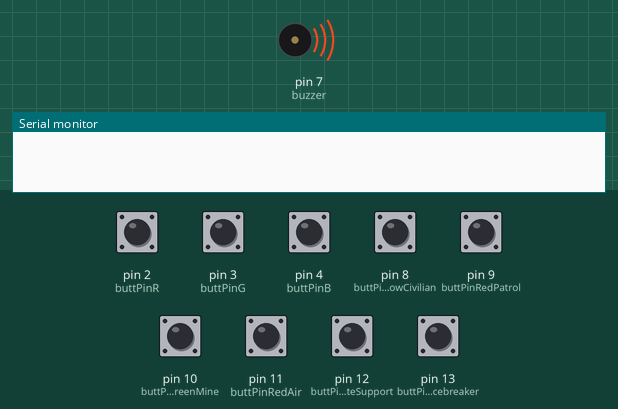
Bench run of a sketch on a simulated Arduino Uno, built with avr-gcc and run on an emulated ATmega328P. Parts: buzzer (waves = sounding), the last lines printed to the serial monitor. The test bench sets the inputs (shaded band); at power-on: pin 2 (buttPinR), pin 3 (buttPinG), pin 4 (buttPinB), pin 8 (buttPinYellowCivilian), pin 9 (buttPinRedPatrol), pin 10 (buttPinGreenMine), pin 11 (buttPinRedAir), pin 12 (buttPinWhiteSupport), pin 13 (buttPinBlueIcebreaker) HIGH.

Above: at 0.8 s.
1.3 s: pin 2 (buttPinR) pulled LOW for 0.15 s
At 1.77 s:
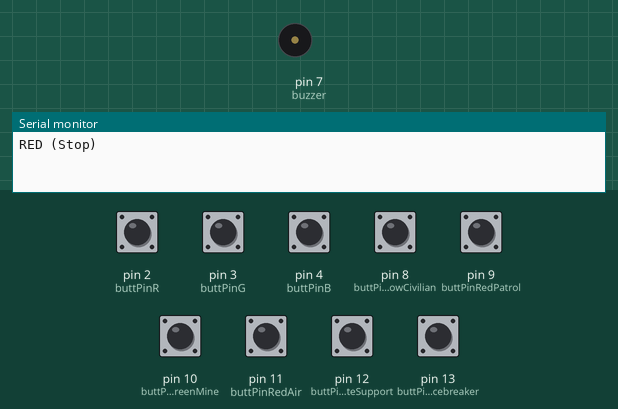
4.4 s: pin 3 (buttPinG) pulled LOW for 0.15 s
7.4 s: pin 4 (buttPinB) pulled LOW for 0.15 s
10.4 s: pin 8 (buttPinYellowCivilian) pulled LOW for 0.15 s
13.4 s: pin 9 (buttPinRedPatrol) pulled LOW for 0.15 s
16.3 s: pin 10 (buttPinGreenMine) pulled LOW for 0.15 s
Timing chart, 0 to 20.3 s (numbered marks = the images above; inputs shaded):
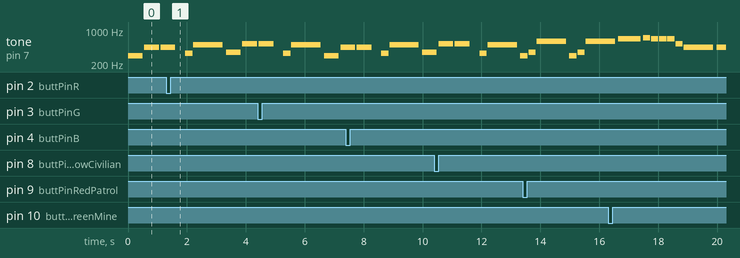

The sketch:

UNO_R4_allControls.ino
```cpp
/* Song of storms - Legend of Zelda
  Fixed for "Multitasking" (Buttons work while music plays)
*/

#define NOTE_B0  31
#define NOTE_C1  33
#define NOTE_CS1 35
#define NOTE_D1  37
#define NOTE_DS1 39
#define NOTE_E1  41
#define NOTE_F1  44
#define NOTE_FS1 46
#define NOTE_G1  49
#define NOTE_GS1 52
#define NOTE_A1  55
#define NOTE_AS1 58
#define NOTE_B1  62
#define NOTE_C2  65
#define NOTE_CS2 69
#define NOTE_D2  73
#define NOTE_DS2 78
#define NOTE_E2  82
#define NOTE_F2  87
#define NOTE_FS2 93
#define NOTE_G2  98
#define NOTE_GS2 104
#define NOTE_A2  110
#define NOTE_AS2 117
#define NOTE_B2  123
#define NOTE_C3  131
#define NOTE_CS3 139
#define NOTE_D3  147
#define NOTE_DS3 156
#define NOTE_E3  165
#define NOTE_F3  175
#define NOTE_FS3 185
#define NOTE_G3  196
#define NOTE_GS3 208
#define NOTE_A3  220
#define NOTE_AS3 233
#define NOTE_B3  247
#define NOTE_C4  262
#define NOTE_CS4 277
#define NOTE_D4  294
#define NOTE_DS4 311
#define NOTE_E4  330
#define NOTE_F4  349
#define NOTE_FS4 370
#define NOTE_G4  392
#define NOTE_GS4 415
#define NOTE_A4  440
#define NOTE_AS4 466
#define NOTE_B4  494
#define NOTE_C5  523
#define NOTE_CS5 554
#define NOTE_D5  587
#define NOTE_DS5 622
#define NOTE_E5  659
#define NOTE_F5  698
#define NOTE_FS5 740
#define NOTE_G5  784
#define NOTE_GS5 831
#define NOTE_A5  880
#define NOTE_AS5 932
#define NOTE_B5  988
#define NOTE_C6  1047
#define NOTE_CS6 1109
#define NOTE_D6  1175
#define NOTE_DS6 1245
#define NOTE_E6  1319
#define NOTE_F6  1397
#define NOTE_FS6 1480
#define NOTE_G6  1568
#define NOTE_GS6 1661
#define NOTE_A6  1760
#define NOTE_AS6 1865
#define NOTE_B6  1976
#define NOTE_C7  2093
#define NOTE_CS7 2217
#define NOTE_D7  2349
#define NOTE_DS7 2489
#define NOTE_E7  2637
#define NOTE_F7  2794
#define NOTE_FS7 2960
#define NOTE_G7  3136
#define NOTE_GS7 3322
#define NOTE_A7  3520
#define NOTE_AS7 3729
#define NOTE_B7  3951
#define NOTE_C8  4186
#define NOTE_CS8 4435
#define NOTE_D8  4699
#define NOTE_DS8 4978
#define REST      0

int tempo = 108;
int buzzer = 7;

int melody[] = {
  NOTE_D4,4, NOTE_A4,4, NOTE_A4,4,
  REST,8, NOTE_E4,8, NOTE_B4,2,
  NOTE_F4,4, NOTE_C5,4, NOTE_C5,4,
  REST,8, NOTE_E4,8, NOTE_B4,2,
  NOTE_D4,4, NOTE_A4,4, NOTE_A4,4,
  REST,8, NOTE_E4,8, NOTE_B4,2,
  NOTE_F4,4, NOTE_C5,4, NOTE_C5,4,
  REST,8, NOTE_E4,8, NOTE_B4,2,
  NOTE_D4,8, NOTE_F4,8, NOTE_D5,2,

  NOTE_D4,8, NOTE_F4,8, NOTE_D5,2,
  NOTE_E5,-4, NOTE_F5,8, NOTE_E5,8, NOTE_E5,8,
  NOTE_E5,8, NOTE_C5,8, NOTE_A4,2,
  NOTE_A4,4, NOTE_D4,4, NOTE_F4,8, NOTE_G4,8,
  NOTE_A4,-2,
  NOTE_A4,4, NOTE_D4,4, NOTE_F4,8, NOTE_G4,8,
  NOTE_E4,-2,
  NOTE_D4,8, NOTE_F4,8, NOTE_D5,2,
  NOTE_D4,8, NOTE_F4,8, NOTE_D5,2,

  NOTE_E5,-4, NOTE_F5,8, NOTE_E5,8, NOTE_E5,8,
  NOTE_E5,8, NOTE_C5,8, NOTE_A4,2,
  NOTE_A4,4, NOTE_D4,4, NOTE_F4,8, NOTE_G4,8,
  NOTE_A4,2, NOTE_A4,4,
  NOTE_D4,1,
};

int notes = sizeof(melody) / sizeof(melody[0]) / 2;
int wholenote = (60000 * 4) / tempo;
int divider = 0, noteDuration = 0;

// --- PIN DEFINITIONS ---
int buttPinR = 2;
int buttPinG = 3;
int buttPinB = 4;

int buttPinYellowCivilian = 8;
int buttPinRedPatrol    = 9;
int buttPinGreenMine   = 10;
int buttPinRedAir    = 11;
int buttPinWhiteSupport   = 12;
int buttPinBlueIcebreaker   = 13;

// --- STATE VARIABLES ---
int buttValR = 1, buttValOldR = 1;
int buttValG = 1, buttValOldG = 1;
int buttValB = 1, buttValOldB = 1;

int buttValYellowCiv = 1, buttOldYellowCiv = 1;
int buttValRedPatrol = 1, buttOldRedPatrol = 1;
int buttValGreenMine = 1, buttOldGreenMine = 1;
int buttValRedAir = 1,    buttOldRedAir = 1;
int buttValWhiteSupport = 1, buttOldWhiteSupport = 1;
int buttValBlueIce = 1,   buttOldBlueIce = 1;

void setup() {
  Serial.begin(115200);

  // Initialize Input Pins
  pinMode(buttPinR, INPUT_PULLUP);
  pinMode(buttPinG, INPUT_PULLUP);
  pinMode(buttPinB, INPUT_PULLUP);

  pinMode(buttPinYellowCivilian, INPUT_PULLUP);
  pinMode(buttPinRedPatrol, INPUT_PULLUP);
  pinMode(buttPinGreenMine, INPUT_PULLUP);
  pinMode(buttPinRedAir, INPUT_PULLUP);
  pinMode(buttPinWhiteSupport, INPUT_PULLUP);
  pinMode(buttPinBlueIcebreaker, INPUT_PULLUP);
}

void loop() {
  // We play the music note by note
  for (int thisNote = 0; thisNote < notes * 2; thisNote = thisNote + 2) {

    // 1. Calculate duration
    divider = melody[thisNote + 1];
    if (divider > 0) {
      noteDuration = (wholenote) / divider;
    } else if (divider < 0) {
      noteDuration = (wholenote) / abs(divider);
      noteDuration *= 1.5;
    }

    // 2. Start playing the note
    tone(buzzer, melody[thisNote], noteDuration * 0.9);

    // 3. THE FIX: "Smart Delay"
    // Instead of freezing with delay(), we wait in small steps and check buttons constantly!
    smartDelay(noteDuration);

    // 4. Stop note
    noTone(buzzer);
  }
}

// --- NEW FUNCTION: Smart Delay ---
// This waits for the requested time, but KEEPS checking buttons while waiting!
void smartDelay(int waitTime) {
  unsigned long start = millis();

  while (millis() - start < waitTime) {
    checkButtons(); // <--- This ensures we never miss a press
    // No delay() needed here, we just loop really fast
  }
}

// --- NEW FUNCTION: Button Logic ---
// I moved all your button checks here so we can call it easily from anywhere
void checkButtons() {
  // Read All Buttons
  buttValR = digitalRead(buttPinR);
  buttValG = digitalRead(buttPinG);
  buttValB = digitalRead(buttPinB);

  buttValYellowCiv = digitalRead(buttPinYellowCivilian);
  buttValRedPatrol = digitalRead(buttPinRedPatrol);
  buttValGreenMine = digitalRead(buttPinGreenMine);
  buttValRedAir    = digitalRead(buttPinRedAir);
  buttValWhiteSupport = digitalRead(buttPinWhiteSupport);
  buttValBlueIce   = digitalRead(buttPinBlueIcebreaker);

  // --- LOGIC CHECKS ---

  if (buttValR == 0 && buttValOldR == 1) {
    Serial.println("RED (Stop)");
  }

  if (buttValG == 0 && buttValOldG == 1) {
    Serial.println("YES (Start)");
  }

  if (buttValB == 0 && buttValOldB == 1) {
    Serial.println("BBLEK (Reset)");
  }

  if (buttValYellowCiv == 0 && buttOldYellowCiv == 1) {
    Serial.println("Yellow Pressed");
  }

  if (buttValRedPatrol == 0 && buttOldRedPatrol == 1) {
    Serial.println("Red 1 Pressed");
  }

  if (buttValGreenMine == 0 && buttOldGreenMine == 1) {
    Serial.println("Green Pressed");
  }

  if (buttValRedAir == 0 && buttOldRedAir == 1) {
    Serial.println("Red 2 Pressed");
  }

  if (buttValWhiteSupport == 0 && buttOldWhiteSupport == 1) {
    Serial.println("White Pressed");
  }

  if (buttValBlueIce == 0 && buttOldBlueIce == 1) {
    Serial.println("Blue Pressed");
  }

  // Update Old Values
  buttValOldR = buttValR;
  buttValOldG = buttValG;
  buttValOldB = buttValB;
  buttOldYellowCiv = buttValYellowCiv;
  buttOldRedPatrol = buttValRedPatrol;
  buttOldGreenMine = buttValGreenMine;
  buttOldRedAir = buttValRedAir;
  buttOldWhiteSupport = buttValWhiteSupport;
  buttOldBlueIce = buttValBlueIce;
}
```

Measured:
- by itself, tone on pin 7 (buzzer): plays 659 Hz for 0.75 s, 698 Hz for 0.25 s, 659 Hz for 0.25 s, 659 Hz for 0.25 s, 659 Hz for 0.25 s, 523 Hz for 0.25 s … (8 notes in this stretch)
